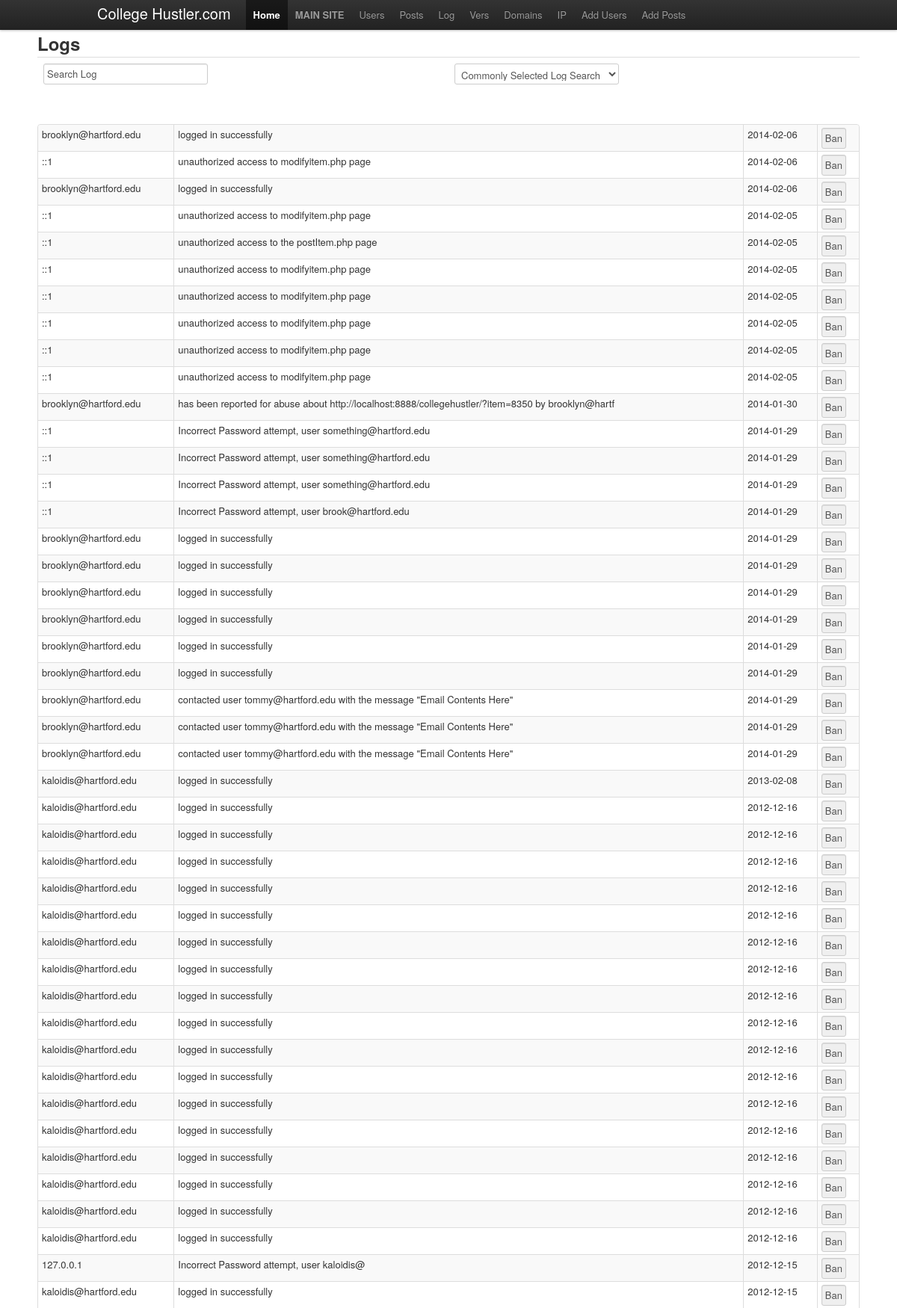
Page /admin/log.php (upper part) on the committed database.
### tables this page shows
CREATE TABLE `log` (
  `id` int(11) NOT NULL,
  `user` varchar(50) NOT NULL,
  `action` varchar(100) NOT NULL,
  `date` date NOT NULL,
  `time` time NOT NULL,
  KEY `id` (`id`)
);

### admin/log.php (the view, shortened to what this page needs)
<?php
include('./adminHead.php');
echo '<h2>Logs</h2>';
echo '<table class="table"><tr><td>';
echo '<form action="log.php" method="GET" name="logSearch">';
	echo '<input size="1000" type="text" value="Search Log" width="900px"/>';
echo '</form></td><td>';
echo '<form  class=".form" name="logSearch">';
	echo '<select name="preselected" width="100" OnChange="location.href=domainForm.domain.options[selectedIndex].value">';
		echo '<option value="">Commonly Selected Log Search Terms</option>';
	echo '</select>';
echo '</form></td></tr></table>';
$result = mysql_query("SELECT * FROM log ORDER BY date DESC");
echo '<table class="table table-striped table-bordered table-condensed">';
while($row = mysql_fetch_array($result)){
	echo '<tr>';
	echo '<td>' . $row['user'] . "</td><td>" . $row['action'] . "</td><td>" . $row['date'] . '</td>';
	echo '<td><form style="height:9px;" name="banUser" action="banUser.php" method="post"><input type="submit" value="Ban" /></form></td></tr>';
}
echo '</table>';
include('./adminFoot.php');
?>

### rows in the picture
log: user "brooklyn@hartford.edu", action "logged in successfully", date "2014-02-06"
log: user "::1", action "unauthorized access to modifyitem.php page", date "2014-02-06"
log: user "brooklyn@hartford.edu", action "logged in successfully", date "2014-02-06"
log: user "::1", action "unauthorized access to modifyitem.php page", date "2014-02-05"
log: user "::1", action "unauthorized access to the postItem.php page", date "2014-02-05"
log: user "::1", action "unauthorized access to modifyitem.php page", date "2014-02-05"
log: user "::1", action "unauthorized access to modifyitem.php page", date "2014-02-05"
log: user "::1", action "unauthorized access to modifyitem.php page", date "2014-02-05"
log: user "::1", action "unauthorized access to modifyitem.php page", date "2014-02-05"
log: user "::1", action "unauthorized access to modifyitem.php page", date "2014-02-05"
log: user "brooklyn@hartford.edu", action "has been reported for abuse about http://localhost:8888/collegehustler/?item=8350 by brooklyn@hartf", date "2014-01-30"
log: user "::1", action "Incorrect Password attempt, user something@hartford.edu", date "2014-01-29"
log: user "::1", action "Incorrect Password attempt, user something@hartford.edu", date "2014-01-29"
log: user "::1", action "Incorrect Password attempt, user something@hartford.edu", date "2014-01-29"
log: user "::1", action "Incorrect Password attempt, user brook@hartford.edu", date "2014-01-29"
log: user "brooklyn@hartford.edu", action "logged in successfully", date "2014-01-29"
log: user "brooklyn@hartford.edu", action "logged in successfully", date "2014-01-29"
log: user "brooklyn@hartford.edu", action "logged in successfully", date "2014-01-29"
log: user "brooklyn@hartford.edu", action "logged in successfully", date "2014-01-29"
log: user "brooklyn@hartford.edu", action "logged in successfully", date "2014-01-29"
log: user "brooklyn@hartford.edu", action "logged in successfully", date "2014-01-29"
log: user "brooklyn@hartford.edu", action "contacted user tommy@hartford.edu with the message \"Email Contents Here\"", date "2014-01-29"
log: user "brooklyn@hartford.edu", action "contacted user tommy@hartford.edu with the message \"Email Contents Here\"", date "2014-01-29"
log: user "brooklyn@hartford.edu", action "contacted user tommy@hartford.edu with the message \"Email Contents Here\"", date "2014-01-29"
log: user "kaloidis@hartford.edu", action "logged in successfully", date "2013-02-08"
log: user "kaloidis@hartford.edu", action "logged in successfully", date "2012-12-16"
log: user "kaloidis@hartford.edu", action "logged in successfully", date "2012-12-16"
log: user "kaloidis@hartford.edu", action "logged in successfully", date "2012-12-16"
log: user "kaloidis@hartford.edu", action "logged in successfully", date "2012-12-16"
log: user "kaloidis@hartford.edu", action "logged in successfully", date "2012-12-16"
log: user "kaloidis@hartford.edu", action "logged in successfully", date "2012-12-16"
log: user "kaloidis@hartford.edu", action "logged in successfully", date "2012-12-16"
log: user "kaloidis@hartford.edu", action "logged in successfully", date "2012-12-16"
log: user "kaloidis@hartford.edu", action "logged in successfully", date "2012-12-16"
log: user "kaloidis@hartford.edu", action "logged in successfully", date "2012-12-16"
log: user "kaloidis@hartford.edu", action "logged in successfully", date "2012-12-16"
log: user "kaloidis@hartford.edu", action "logged in successfully", date "2012-12-16"
log: user "kaloidis@hartford.edu", action "logged in successfully", date "2012-12-16"
log: user "kaloidis@hartford.edu", action "logged in successfully", date "2012-12-16"
log: user "kaloidis@hartford.edu", action "logged in successfully", date "2012-12-16"
log: user "kaloidis@hartford.edu", action "logged in successfully", date "2012-12-16"
log: user "kaloidis@hartford.edu", action "logged in successfully", date "2012-12-16"
log: user "127.0.0.1", action "Incorrect Password attempt, user kaloidis@", date "2012-12-15"
log: user "kaloidis@hartford.edu", action "logged in successfully", date "2012-12-15"
